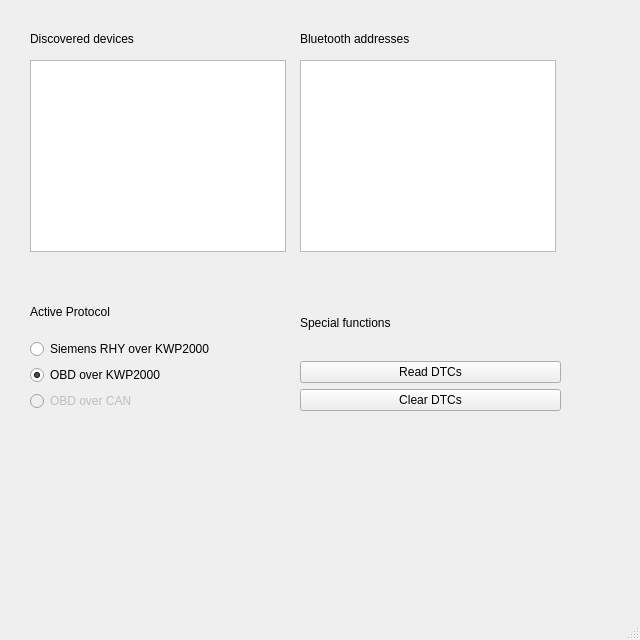
<?xml version="1.0" encoding="UTF-8"?>
<ui version="4.0">
 <class>link_settings</class>
 <widget class="QMainWindow" name="link_settings">
  <property name="geometry">
   <rect>
    <x>0</x>
    <y>0</y>
    <width>640</width>
    <height>640</height>
   </rect>
  </property>
  <property name="windowTitle">
   <string>Link settings</string>
  </property>
  <widget class="QWidget" name="centralwidget">
   <widget class="QListWidget" name="listWidget">
    <property name="geometry">
     <rect>
      <x>30</x>
      <y>60</y>
      <width>256</width>
      <height>192</height>
     </rect>
    </property>
   </widget>
   <widget class="QLabel" name="label">
    <property name="geometry">
     <rect>
      <x>30</x>
      <y>30</y>
      <width>181</width>
      <height>17</height>
     </rect>
    </property>
    <property name="text">
     <string>Discovered devices</string>
    </property>
   </widget>
   <widget class="QWidget" name="verticalLayoutWidget">
    <property name="geometry">
     <rect>
      <x>30</x>
      <y>290</y>
      <width>251</width>
      <height>121</height>
     </rect>
    </property>
    <layout class="QVBoxLayout" name="verticalLayout">
     <item>
      <widget class="QLabel" name="label_2">
       <property name="text">
        <string>Active Protocol</string>
       </property>
      </widget>
     </item>
     <item>
      <widget class="QRadioButton" name="buttonRHY">
       <property name="text">
        <string>Siemens RHY over KWP2000</string>
       </property>
      </widget>
     </item>
     <item>
      <widget class="QRadioButton" name="buttonOBD">
       <property name="text">
        <string>OBD over KWP2000</string>
       </property>
       <property name="checked">
        <bool>true</bool>
       </property>
      </widget>
     </item>
     <item>
      <widget class="QRadioButton" name="buttonCAN">
       <property name="enabled">
        <bool>false</bool>
       </property>
       <property name="text">
        <string>OBD over CAN</string>
       </property>
      </widget>
     </item>
    </layout>
   </widget>
   <widget class="QListWidget" name="listWidget_2">
    <property name="geometry">
     <rect>
      <x>300</x>
      <y>60</y>
      <width>256</width>
      <height>192</height>
     </rect>
    </property>
   </widget>
   <widget class="QLabel" name="label_3">
    <property name="geometry">
     <rect>
      <x>300</x>
      <y>30</y>
      <width>141</width>
      <height>17</height>
     </rect>
    </property>
    <property name="text">
     <string>Bluetooth addresses</string>
    </property>
   </widget>
   <widget class="QWidget" name="verticalLayoutWidget_2">
    <property name="geometry">
     <rect>
      <x>300</x>
      <y>290</y>
      <width>261</width>
      <height>121</height>
     </rect>
    </property>
    <layout class="QVBoxLayout" name="verticalLayout_2">
     <item>
      <widget class="QLabel" name="label_4">
       <property name="text">
        <string>Special functions</string>
       </property>
      </widget>
     </item>
     <item>
      <widget class="QPushButton" name="readButton">
       <property name="text">
        <string>Read DTCs</string>
       </property>
       <property name="flat">
        <bool>false</bool>
       </property>
      </widget>
     </item>
     <item>
      <widget class="QPushButton" name="clearButton">
       <property name="text">
        <string>Clear DTCs</string>
       </property>
      </widget>
     </item>
    </layout>
   </widget>
  </widget>
  <widget class="QMenuBar" name="menubar">
   <property name="geometry">
    <rect>
     <x>0</x>
     <y>0</y>
     <width>640</width>
     <height>22</height>
    </rect>
   </property>
  </widget>
  <widget class="QStatusBar" name="statusbar"/>
 </widget>
 <resources/>
 <connections/>
</ui>
